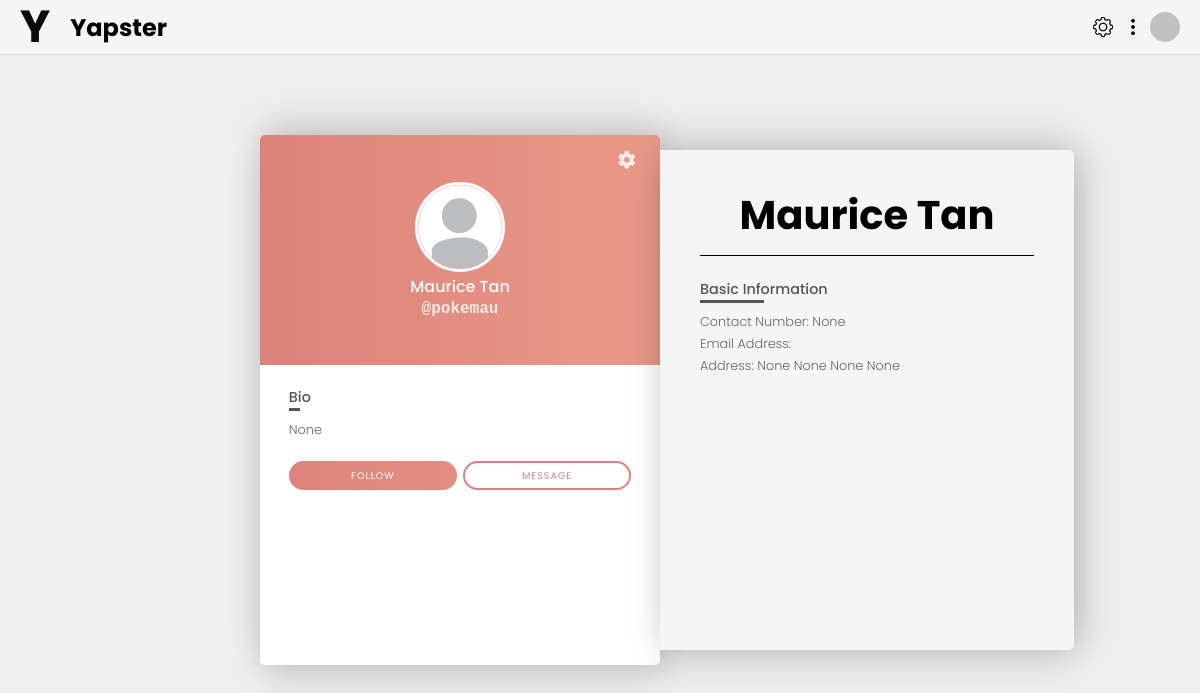
The app's page /public-profile/ (signed in) with its own data.
### user/models.py (models this page shows, shortened)
class YapsterUser(models.Model):
    user = models.OneToOneField(User, on_delete=models.CASCADE, related_name='yapsteruser')
    gender = models.CharField(max_length=10, null=True, blank=True)
    bio = models.TextField(null=True, blank=True)
    profile_image = models.ImageField(upload_to='profile_images/', blank=True, null=True)
    phone_number = models.CharField(max_length=15, null=True, blank=True)
    city = models.CharField(max_length=50, null=True, blank=True)
    state = models.CharField(max_length=50, null=True, blank=True)
    postcode = models.CharField(max_length=10, null=True, blank=True)
    country = models.CharField(max_length=50, null=True, blank=True)
    is_deleted = models.BooleanField(default=False)
    first_name = models.CharField(max_length=30, null=True, blank=True)
    last_name = models.CharField(max_length=30, null=True, blank=True)
    email = models.EmailField(null=True, blank=True)

### user/views.py (the view)
# urls.py: path('public-profile/', view_public_profile, name='public_profile'),
@login_required
def view_public_profile(request):
    user = get_object_or_404(YapsterUser, user=request.user)
    return render(request, 'public_profile.html', {'yapster_user': user})

### user/templates/public_profile.html (shortened to what this page needs)
{% load static %}
<!DOCTYPE html>
<html lang="en">
<head>
    <link rel="stylesheet" href="{% static 'yapster/styles.css' %}" />
    <link rel="stylesheet" href="{%  static 'public-profile.css' %}">
</head>
<body>
    {% include 'html/navbar.html' %}
    <div class="container">
        <div class="card">
            <div class="header">
                <a href="{% url 'profile_page' %}" class="settings">
                    <i class="fas fa-cog"></i>
                </a>
                <div class="main">
                    <div class="image">
                        <img id="profileImage" src="
                                {% if user.yapsteruser.profile_image and user.yapsteruser.profile_image.url %}{{ user.yapsteruser.profile_image.url }}{% else %}{% static 'images/default_profile.jpg' %}{% endif %}"
                             width="100" height="100" alt="Profile Picture"
                             onerror="this.onerror=null;this.src='{% static 'images/default_profile.jpg' %}';">
                    </div>
                    <h3 class="name">{{ user.first_name }} {{ user.last_name }}</h3>
                    <h3 class="sub-name">@{{ user.username }}</h3>
                </div>
            </div>
            <div class="content">
                <div class="left">
                    <div class="about-container">
                        <h3 class="title">Bio</h3>
                        <p class="text" id="bioText">{{ user.yapsteruser.bio }}</p>
                    </div>
                    <div class="buttons-wrap">
                        <div class="follow-wrap">
                            <a href="#" class="follow">Follow</a>
                        </div>
                        <div class="message-wrap">
                            <a href="#" class="message">Message</a>
                        </div>
                    </div>
                </div>
            </div>
        </div>
        <div class="info">
            <div class="person-name">
                    <div>
                        <h1 class="big">{{ user.first_name }} {{ user.last_name }}</h1>
                    </div>
                </div>
                    <h3 class="title">Basic Information</h3>
                    <p class="text">Contact Number: {{ yapster_user.phone_number }}</p>
                    <p class="text">Email Address: {{ user.email }}</p>
                    <p class="text">Address: {{ yapster_user.state }} {{ yapster_user.city }}
                        {{ yapster_user.postcode }} {{ yapster_user.country }}</p>
            </div>
        </div>
</body>
</html>

### static/yapster/styles.css (style rules this page uses)
* { padding: 0; margin: 0; box-sizing: border-box; }
html, body { font-family: "Poppins", serif; }
body { background-color: rgb(248, 248, 248); }
a { text-decoration: none; color: rgb(12, 12, 12); }
img { display: block; width: 100%; height: auto; }

### user/static/public-profile.css (style rules this page uses)
* { padding: 0; margin: 0; box-sizing: border-box; font-family: 'Poppins', sans-serif; }
body { background-color: #efefef; }
.container { padding: 20px; display: flex; justify-content: flex-start; align-items: center; min-height: 100vh; margin-left: 20%; }
.card { position: relative; width: 400px; background-color: #fff; border-radius: 5px; overflow: hidden; box-shadow: 15px 0 35px rgba(0, 0, 0, 0.1), 0 -15px 35px rgba(0, 0, 0, 0.1), 0 15px 35px rgba(0, 0, 0, 0.1); }
.card:before { content: ''; position: absolute; width: 100%; height: 270px; top: 0; left: 0; background: linear-gradient(90deg, #D2736F, #E89686, #E6B09E) no-repeat center center fixed; clip-path: inset(0); }
.header { position: relative; height: 265px; }
.settings { position: absolute; top: 1rem; right: 2rem; font-size: 1.5rem; color: #fff; opacity: .8; transition: .3s; z-index: 3; text-decoration: none; }
.main { position: absolute; width: 100%; height: 100%; top: 0; left: 0; display: flex; flex-direction: column; justify-content: center; align-items: center; }
.main .image { position: relative; width: 150px; height: 150px; border-radius: 50%; background: no-repeat center / cover; border: 2px solid #ffffff; margin-bottom: 2px; overflow: hidden; cursor: pointer; }
.image img { width: 100%; height: 100%; object-fit: cover; border-radius: 50%; }
.name { font-size: 1.2rem; color: #fff; font-weight: 500; line-height: 1; margin: 5px 0; }
.sub-name { font-family: 'Cutive Mono', monospace; font-size: 1.2rem; opacity: .8; color: #fff; }
.content { padding: 1.7rem 2.5rem 2.6rem 2.5rem; position: relative; }
.title { position: relative; color: #555; font-weight: 500; font-size: 1.1rem; padding: 0 0 3px 0; margin-bottom: .9rem; display: inline-block; }
.title:after { content: ''; position: absolute; height: 3px; width: 50%; background-color: #555; bottom: 0; left: 0; }
.text { color: #666; font-weight: 300; line-height: 1.7; }
.buttons-wrap { display: flex; margin-top: 20px; }
.follow-wrap, .message-wrap { flex: 4; display: flex; justify-content: center; align-items: center; transition: .5s; }
.follow { padding: 9.6px 0; width: 100%; background: linear-gradient(90deg, #D2736F, #E89686, #E6B09E) no-repeat center center fixed; color: #fff; text-align: center; text-decoration: none; font-size: .7rem; letter-spacing: 1px; text-transform: uppercase; border-radius: 18.1px; margin-right: 3px; }
.message { padding: 7.6px 0; width: 100%; border: 2px solid #dc8383; color: #dc8383; text-decoration: none; text-align: center; font-size: .7rem; letter-spacing: 1px; text-transform: uppercase; margin-left: 3px; border-radius: 18.1px; }
@media (max-width: 1370px) { .header { height: 230px; } }
@media (max-width: 1370px) { .card:before { clip-path: inset(0); height: 230px; } }
@media (max-width: 1370px) { .settings { font-size: 1.1rem; top: .75rem; right: 1.5rem; } }
@media (max-width: 1370px) { .main .image { width: 90px; height: 90px; border-width: 3px; } }
@media (max-width: 1370px) { .name, .sub-name { font-size: 1rem; } }
@media (max-width: 1370px) { .content { width: 400px; height: 300px; padding: 1.2rem 1.8rem 1.8rem 1.8rem; display: flex; flex-direction: column; overflow: hidden; } }
@media (max-width: 1370px) { .title { font-size: .9rem; margin-bottom: .5rem; } }
@media (max-width: 1370px) { .text { font-size: .8rem; } }
@media (max-width: 1370px) { .follow { padding: 7.6px 0; border-radius: 14.6px; font-size: .6rem; } }
@media (max-width: 1370px) { .message { padding: 5.6px 0; border-radius: 14.6px; font-size: .6rem; } }
.info { width: 45%; height: 100%; min-height: 500px; background-color: #f5f5f5; border-radius: 0px 5px 5px 0px; z-index: 1; padding: 35px 40px; box-shadow: 15px 0 35px rgba(0, 0, 0, 0.1), 0 -15px 35px rgba(0, 0, 0, 0.1), 0 15px 35px rgba(0, 0, 0, 0.1); }
.person-name { display: flex; flex-direction: column; align-items: center; margin-bottom: 20px; border-bottom: 1px solid black; }
.person-name .big { font-size: 2.5rem; font-weight: bold; margin-bottom: 10px; }

### records on screen
YapsterUser: phone_number "None", state "None", city "None", postcode "None", country "None"

### other values on screen
{{ user.first_name }} "Maurice"
{{ user.last_name }} "Tan"
{{ user.username }} "pokemau"
{{ user.yapsteruser.bio }} "None"
